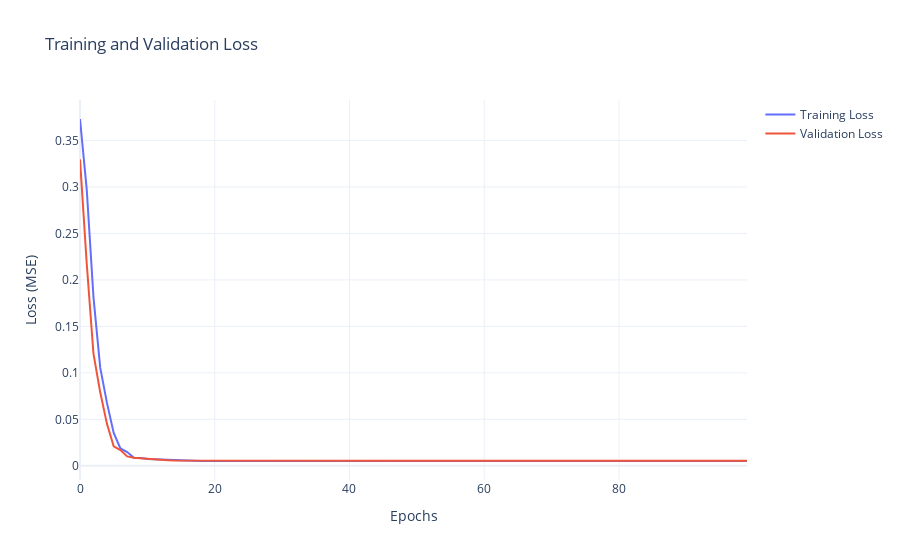

Notebook source saved alongside this figure:
### Markdown cell above
#### 3. Train the model

### Code cell
import tensorflow as tf
from tensorflow.keras.callbacks import EarlyStopping, ReduceLROnPlateau

# Assuming `detector` is already defined and normal_train_data, normal_val_data are prepared
autoencoder = detector()

# Compile the model
autoencoder.compile(optimizer='adam', loss='mse')

# Early stopping to prevent overfitting
early_stopping = EarlyStopping(
    monitor='val_loss',  # Monitor validation loss
    patience=10,         # Stop if no improvement for 10 epochs
    restore_best_weights=True
)

# Learning rate scheduler to reduce the learning rate on plateau
lr_scheduler = ReduceLROnPlateau(
    monitor='val_loss',  # Monitor validation loss
    factor=0.5,          # Reduce learning rate by a factor of 0.5
    patience=5,          # Wait for 5 epochs with no improvement
    min_lr=1e-6          # Minimum learning rate
)

# Train the model
history = autoencoder.fit(
    normal_train_data,
    normal_train_data,
    epochs=100,
    batch_size=512,
    validation_data=(normal_val_data, normal_val_data),
    callbacks=[early_stopping, lr_scheduler]
)

# Plot training and validation loss using Plotly
fig = go.Figure()
fig.add_trace(
    go.Scatter(
        y=history.history['loss'],
        mode='lines',
        name='Training Loss'
    )
)
fig.add_trace(
    go.Scatter(
        y=history.history['val_loss'],
        mode='lines',
        name='Validation Loss'
    )
)
fig.update_layout(
    title='Training and Validation Loss',
    xaxis_title='Epochs',
    yaxis_title='Loss (MSE)',
    template='plotly_white'
)
fig.show()

### Figure 1 — Plotly figure (JSON) as saved in the notebook; plotly's stock layout.template omitted (floating-point values rounded to 4 significant figures)
{"data": [{"mode": "lines", "name": "Training Loss", "type": "scatter", "y": [0.3731, 0.2972, 0.1815, 0.1055, 0.06768, 0.03538, 0.01867, 0.01476, 0.008666, 0.008482, 0.007296, 0.007041, 0.006238, 0.00587, 0.005571, 0.005531, 0.005421, 0.005362, 0.005297, 0.005287, 0.005262, 0.005247, 0.005238, 0.005227, 0.005222, 0.005217, 0.005213, 0.00521, 0.005207, 0.005205, 0.005202, 0.0052, 0.005199, 0.005197, 0.005194, 0.005192, 0.005191, 0.005189, 0.005187, 0.005186, 0.005185, 0.005185, 0.005184, 0.005184, 0.005183, 0.005183, 0.005182, 0.005182, 0.005182, 0.005181, 0.005181, 0.005181, 0.005181, 0.005181, 0.005181, 0.00518, 0.00518, 0.00518, 0.00518, 0.00518, 0.00518, 0.00518, 0.00518, 0.00518, 0.00518, 0.00518, 0.00518, 0.00518, 0.00518, 0.00518, 0.00518, 0.00518, 0.00518, 0.00518, 0.00518, 0.00518, 0.00518, 0.00518, 0.00518, 0.00518, 0.00518, 0.00518, 0.005179, 0.005179, 0.005179, 0.005179, 0.005179, 0.005179, 0.005179, 0.005179, 0.005179, 0.005179, 0.005179, 0.005179, 0.005179, 0.005179, 0.005179, 0.005179, 0.005179, 0.005179]}, {"mode": "lines", "name": "Validation Loss", "type": "scatter", "y": [0.3296, 0.2174, 0.1207, 0.07904, 0.04513, 0.02099, 0.01693, 0.0101, 0.008681, 0.008021, 0.007208, 0.006757, 0.006109, 0.005921, 0.005737, 0.005709, 0.005611, 0.005558, 0.005523, 0.005499, 0.005491, 0.005471, 0.005461, 0.005461, 0.005453, 0.005449, 0.005447, 0.005444, 0.00544, 0.005435, 0.005434, 0.005434, 0.005432, 0.005429, 0.005426, 0.005425, 0.005424, 0.005422, 0.005421, 0.005419, 0.005418, 0.005418, 0.005417, 0.005416, 0.005415, 0.005415, 0.005415, 0.005414, 0.005414, 0.005414, 0.005414, 0.005414, 0.005413, 0.005413, 0.005413, 0.005413, 0.005413, 0.005413, 0.005413, 0.005413, 0.005413, 0.005412, 0.005412, 0.005412, 0.005412, 0.005412, 0.005412, 0.005412, 0.005412, 0.005412, 0.005412, 0.005412, 0.005412, 0.005412, 0.005412, 0.005412, 0.005412, 0.005412, 0.005412, 0.005412, 0.005412, 0.005412, 0.005412, 0.005412, 0.005412, 0.005412, 0.005412, 0.005412, 0.005412, 0.005412, 0.005412, 0.005412, 0.005412, 0.005412, 0.005412, 0.005412, 0.005412, 0.005412, 0.005412, 0.005412]}], "layout": {"title": {"text": "Training and Validation Loss"}, "xaxis": {"title": {"text": "Epochs"}}, "yaxis": {"title": {"text": "Loss (MSE)"}}}}
